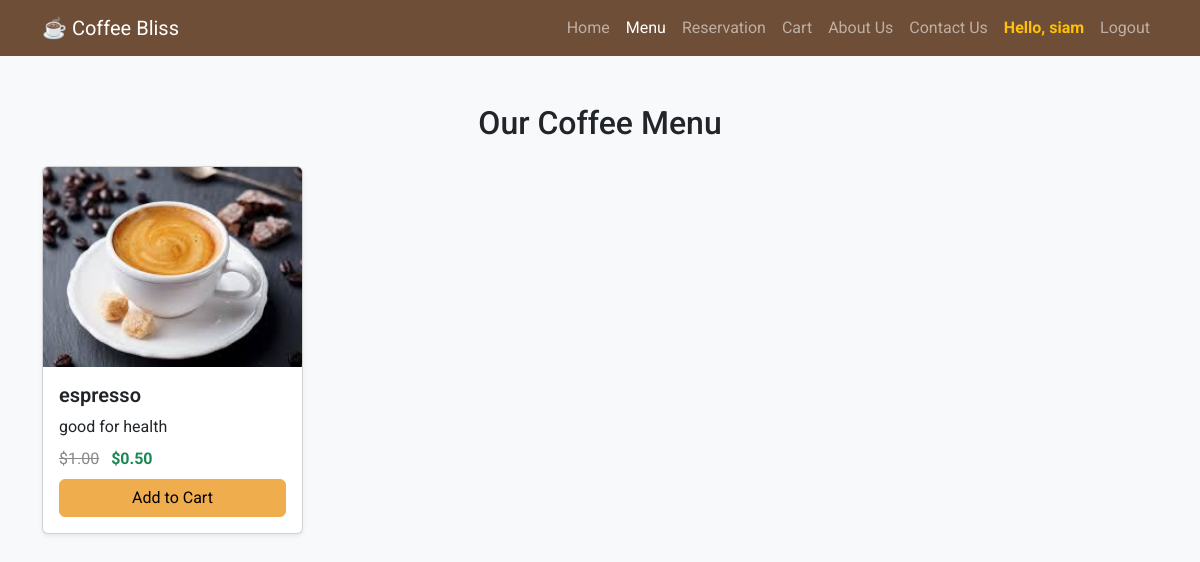
Page /menu.php (signed in) on the committed database.
### tables this page shows
CREATE TABLE `users` (
  `id` int(11) NOT NULL,
  `first_name` varchar(50) NOT NULL,
  `last_name` varchar(50) NOT NULL,
  `email` varchar(100) NOT NULL,
  `password` varchar(255) NOT NULL,
  `phone` varchar(20) DEFAULT NULL,
  `address` varchar(255) DEFAULT NULL,
  `role` enum('user','admin') DEFAULT 'user',
  `created_at` timestamp NOT NULL DEFAULT current_timestamp()
);

CREATE TABLE `products` (
  `id` int(11) NOT NULL,
  `name` varchar(100) NOT NULL,
  `image` varchar(255) NOT NULL,
  `price` decimal(10,2) NOT NULL,
  `description` text DEFAULT NULL,
  `created_at` timestamp NOT NULL DEFAULT current_timestamp(),
  `discount_price` decimal(10,2) DEFAULT NULL
);

### menu.php (the view, shortened to what this page needs)
<?php
include_once 'config.php';
$user_logged_in = isset($_SESSION['user_id']);
$user_name = '';
$user_id = $user_logged_in ? $_SESSION['user_id'] : 0;
if ($user_logged_in) {
    $stmt = $conn->prepare("SELECT first_name FROM users WHERE id = ?");
    if ($stmt) {
        $stmt->bind_param("i", $user_id);
        $stmt->execute();
        $result = $stmt->get_result();
        if ($result && $result->num_rows > 0) {
            $user_name = (string) $result->fetch_assoc()['first_name'];
        }
    }
}
$result = $conn->query("SELECT * FROM products ORDER BY created_at DESC");
?>
<!DOCTYPE html>
<html lang="en">
<head>
<link href="https://cdn.jsdelivr.net/npm/bootstrap@5.3.3/dist/css/bootstrap.min.css" rel="stylesheet">
</head>
<body>
<nav class="navbar navbar-expand-lg navbar-dark navbar-custom">
<div class="container">
    <a class="navbar-brand" href="index.php">☕ Coffee Bliss</a>
    <div class="collapse navbar-collapse" id="navbarNav">
        <ul class="navbar-nav ms-auto align-items-center">
            <li class="nav-item"><a class="nav-link" href="index.php">Home</a></li>
            <li class="nav-item"><a class="nav-link active" href="menu.php">Menu</a></li>
            <li class="nav-item"><a class="nav-link" href="seat_reservation.php">Reservation</a></li>
            <?php if($user_logged_in): ?>
                <li class="nav-item"><a class="nav-link" href="cart.php">Cart</a></li>
            <?php endif; ?>
            <li class="nav-item"><a class="nav-link" href="about.php">About Us</a></li>
            <li class="nav-item"><a class="nav-link" href="contact.php">Contact Us</a></li>
            <?php if($user_logged_in): ?>
                <li class="nav-item"><span class="nav-link text-warning fw-bold">Hello, <?= htmlspecialchars($user_name) ?></span></li>
                <li class="nav-item"><a class="nav-link" href="logout.php">Logout</a></li>
            <?php else: ?>
                <li class="nav-item"><a class="nav-link" href="login.php">Login</a></li>
            <?php endif; ?>
        </ul>
    </div>
</div>
</nav>
<div class="container mt-5">
    <h2 class="mb-4 text-center">Our Coffee Menu</h2>
    <div class="row">
        <?php if($result->num_rows > 0): ?>
            <?php while($product = $result->fetch_assoc()): ?>
                <div class="col-md-3 mb-4">
                    <div class="card shadow-sm h-100">
                        <img src="<?= htmlspecialchars($product['image'], ENT_QUOTES) ?>" class="card-img-top" alt="<?= htmlspecialchars($product['name'], ENT_QUOTES) ?>">
                        <div class="card-body d-flex flex-column">
                            <h5 class="card-title"><?= htmlspecialchars($product['name'], ENT_QUOTES) ?></h5>
                            <p class="card-text"><?= htmlspecialchars($product['description'] ?? '', ENT_QUOTES) ?></p>
                            <p class="card-text">
                                <?php if(!empty($product['discount_price'])): ?>
                                    <span class="old-price">$<?= htmlspecialchars($product['price'], ENT_QUOTES) ?></span>
                                    <span class="text-success fw-bold">$<?= htmlspecialchars($product['discount_price'], ENT_QUOTES) ?></span>
                                <?php else: ?>
                                    <strong>$<?= htmlspecialchars($product['price'], ENT_QUOTES) ?></strong>
                                <?php endif; ?>
                            </p>
                            <?php if($user_logged_in): ?>
                                <a href="menu.php?add_to_cart=<?= (int)$product['id'] ?>" class="btn btn-warning mt-auto w-100">Add to Cart</a>
                            <?php else: ?>
                                <a href="login.php" class="btn btn-warning mt-auto w-100">Login to Add</a>
                            <?php endif; ?>
                        </div>
                    </div>
                </div>
            <?php endwhile; ?>
        <?php else: ?>
            <div class="col-12"><div class="alert alert-info text-center">No products available yet.</div></div>
        <?php endif; ?>
    </div>
</div>
</body>
</html>

### menu.php (style rules this page uses)
body { font-family: 'Roboto', sans-serif; background-color: #f8f9fa; }
.card img { height: 200px; object-fit: cover; }
.navbar-custom { background-color: #6f4e37; }
.btn-warning { background-color: #f0ad4e; border-color: #f0ad4e; }
.old-price { text-decoration: line-through; color: #888; margin-right: 8px; }
.card-title { font-weight: 600; }
.card-text { margin-bottom: 0.5rem; }

### rows in the picture
users: first_name "siam"
products: image (picture), name "espresso", description "good for health", price "1.00", discount_price "0.50"
